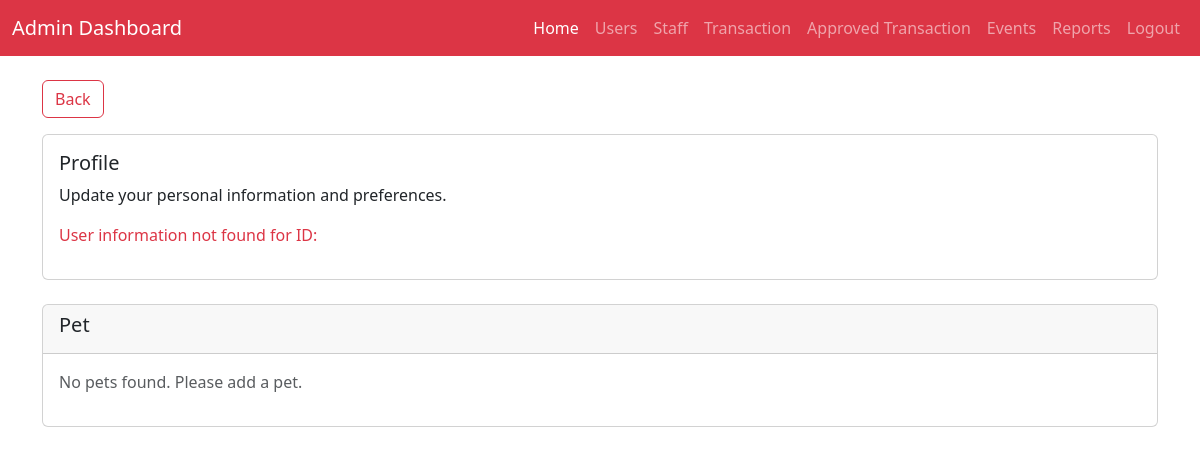
The page /view/admin/pages/userinfo.php?user_id=USR_674aad7a5138a (signed in) on the database as committed earlier.
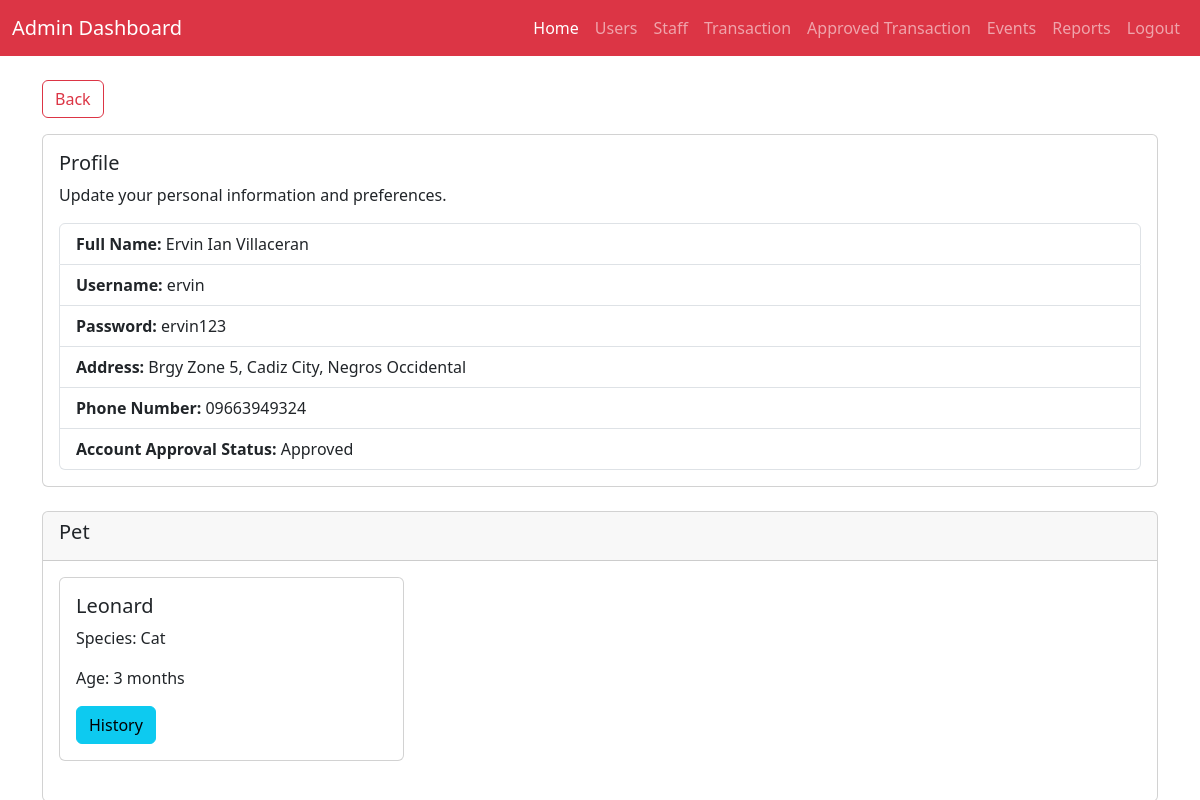
The same page on the database as committed later.
### tables this page shows
CREATE TABLE `tbl_user` (
  `id` int(10) NOT NULL,
  `user_id` varchar(50) NOT NULL,
  `username` varchar(50) NOT NULL,
  `password` varchar(255) NOT NULL,
  `fullname` varchar(255) NOT NULL,
  `address` varchar(50) NOT NULL,
  `phone_number` varchar(255) NOT NULL,
  `isApproved` tinyint(4) DEFAULT NULL
);

CREATE TABLE `tbl_pet` (
  `id` int(10) NOT NULL,
  `pet_id` varchar(50) NOT NULL,
  `user_id` varchar(50) NOT NULL,
  `pet_name` varchar(50) NOT NULL,
  `pet_species` varchar(50) NOT NULL,
  `pet_age` varchar(50) NOT NULL
);

### view/admin/pages/userinfo.php (the view, shortened to what the changed rows need)
<?php
$user_id = $_GET['user_id'];
$host = 'localhost';
$dbname = 'pet_db';
$username = 'root';
$password = '';
try {
    $pdo = new PDO("mysql:host=$host;dbname=$dbname", $username, $password);
    $pdo->setAttribute(PDO::ATTR_ERRMODE, PDO::ERRMODE_EXCEPTION);
    function getAllPetInfo($pdo, $user_id)
    {
        try {
            $query = "
                SELECT `id`, `pet_id`, `user_id`, `pet_name`, `pet_species`, `pet_age`
                FROM `tbl_pet`
                WHERE `user_id` = ?;
            ";
            $stmt = $pdo->prepare($query);
            $stmt->execute([$user_id]);
            return $stmt->fetchAll(PDO::FETCH_ASSOC);
        } catch (PDOException $e) {
            echo '<p class="text-danger">Error fetching pets: ' . htmlspecialchars($e->getMessage()) . '</p>';
            return [];
        }
    }
    if (isset($user_id) && !empty($user_id)) {
        $pets = getAllPetInfo($pdo, $user_id);
    } else {
        echo '<p class="text-danger">User is not logged in.</p>';
        exit;
    }
} catch (PDOException $e) {
    echo '<p class="text-danger">Database error: ' . htmlspecialchars($e->getMessage()) . '</p>';
    exit;
}
?>
<!DOCTYPE html>
<html lang="en">
<head>
    <link href="https://cdn.jsdelivr.net/npm/bootstrap@5.3.0-alpha1/dist/css/bootstrap.min.css" rel="stylesheet">
</head>
<body>
    <div class="container mt-4">
        <div class="card">
            <div class="card-body">
                <h5 class="card-title">Profile</h5>
                <p class="card-text">Update your personal information and preferences.</p>
                <?php
                try {
                    $query = "SELECT id, username, password, fullname, address, phone_number, isApproved
                    FROM tbl_user
                    WHERE user_id = ?";
                    $stmt = $pdo->prepare($query);
                    $stmt->execute([$_GET['user_id']]);
                    $user = $stmt->fetch(PDO::FETCH_ASSOC);
                    if ($user) {
                        echo '<ul class="list-group">';
                        echo '<li class="list-group-item"><strong>Full Name:</strong> ' . htmlspecialchars($user['fullname']) . '</li>';
                        echo '<li class="list-group-item"><strong>Username:</strong> ' . htmlspecialchars($user['username']) . '</li>';
                        echo '<li class="list-group-item"><strong>Password:</strong> ' . htmlspecialchars($user['password']) . '</li>';
                        echo '<li class="list-group-item"><strong>Address:</strong> ' . htmlspecialchars($user['address']) . '</li>';
                        echo '<li class="list-group-item"><strong>Phone Number:</strong> ' . htmlspecialchars($user['phone_number']) . '</li>';
                        echo '<li class="list-group-item"><strong>Account Approval Status:</strong> ' . ($user['isApproved'] ? 'Approved' : 'Pending') . '</li>';
                        echo '</ul>';
                    } else {
                        echo '<p class="text-danger">User information not found for ID: ' . htmlspecialchars($_SESSION['user_id']) . '</p>';
                    }
                } catch (PDOException $e) {
                    echo '<p class="text-danger">Error fetching user information: ' . htmlspecialchars($e->getMessage()) . '</p>';
                }
                ?>
            </div>
        </div>
        <br>
        <div class="card">
            <div class="card-body">
                <div class="row">
                    <?php
                    if (!empty($pets)) {
                        foreach ($pets as $pet) {
                            echo '
                                <div class="col-md-4 mb-4">
                                    <div class="card">
                                        <div class="card-body">
                                            <h5 class="card-title">' . htmlspecialchars($pet['pet_name']) . '</h5>
                                            <p class="card-text">Species: ' . htmlspecialchars($pet['pet_species']) . '</p>
                                            <p class="card-text">Age: ' . htmlspecialchars($pet['pet_age']) . '</p>
                                            <a href="pet_history.php?pet_id=' . htmlspecialchars($pet['pet_id']) . '" class="btn btn-info">History</a>
                                        </div>
                                    </div>
                                </div>';
                        }
                    } else {
                        echo "<p class='text-muted'>No pets found. Please add a pet.</p>";
                    }
                    ?>
                </div>
            </div>
        </div>
    </div>
</body>
</html>

Rows that differ between the two databases and show on the page:
added tbl_user: fullname "Ervin Ian Villaceran", username "ervin", password "ervin123", address "Brgy Zone 5, Cadiz City, Negros Occidental", phone_number "09663949324"
added tbl_pet: pet_name "Leonard", pet_species "Cat", pet_age "3 months"
Other text that changed with them:
text no longer shown: "User information not found for ID: No pets found. Please add a pet."
text now shown: "Full Name: Username: Password: Address: Phone Number: Account Approval Status: Approved"
